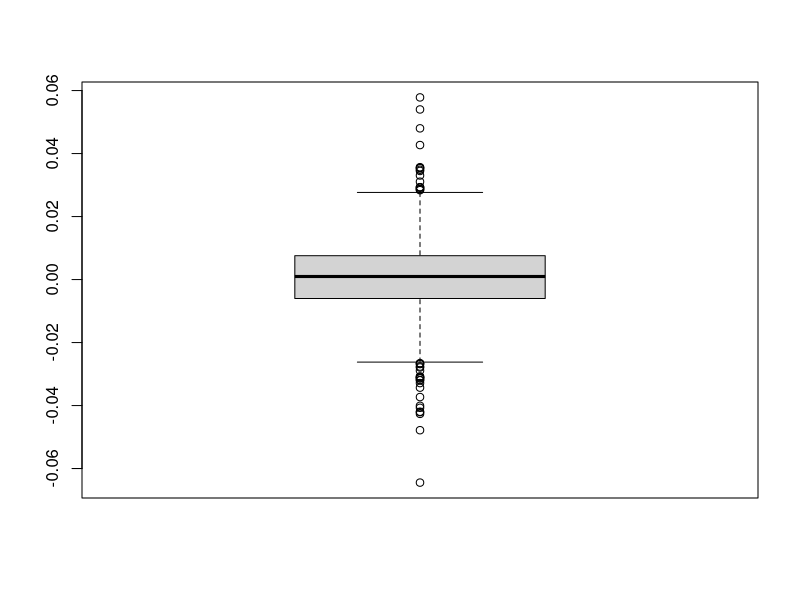

The R script that drew this image: (Note: this script raises an error after producing the figure.)
library(lubridate) ## for dates
library(dplyr) # for manipulating dataframe
library(ggplot2)  # for graphics
library(scales) # pretty_breaks , etc
library(gtools)  ## for testing validity

setwd("C:/Users/tknee/Desktop/MiningProject") ## set working directory
data <- read.csv("TelcomNorm.csv", header = TRUE, stringsAsFactors = FALSE, sep=",")  ## import csv
#drop index column, store as new dataframe
data2 = select(data,-X, -Date)

# get statistical summary of data set
summary(data2)

# create single boxplot
boxplot(data2$CMCSA)
#create boxplots of entire data set
# cex changes font size
boxplot(data2,main="Telecom Stocks, Daily Change in Price, (2013-17)",cex.main=1.5,cex.axis=1.2,geom="point")

#plot for Verizon price histogram
ggplot(data=data2, aes(data2$VZ)) + 
  geom_histogram(breaks=seq(-.04, .04, by = .002), 
                 col="black", 
                 fill="blue", 
                 alpha = .8)+theme(plot.title = element_text(hjust = 0.5))+
   labs(title="Verizon Daily Price Change (logNormal)",x="Daily Change", y= "Frequency")+
  scale_x_continuous(breaks=c(-.04,-.03,-.02,-.01,0.0,.01,.02,.03,.04), labels=c("-.04","-.03","-.02","-.01","0",".01",".02",".03",".04"))+
  scale_y_continuous(breaks=c(0,25,50,75,100,125,150), labels=c("0","25","50","75","100","125","150"))+
  theme(axis.text=element_text(size=12),axis.title=element_text(size=18,face="bold"))+
  theme(plot.title = element_text(size=22,face="bold"))
#q <- ggplot(data2,aes(data2$CMCSA))+geom_histogram(col="red",fill="blue",binwidth=.5)
